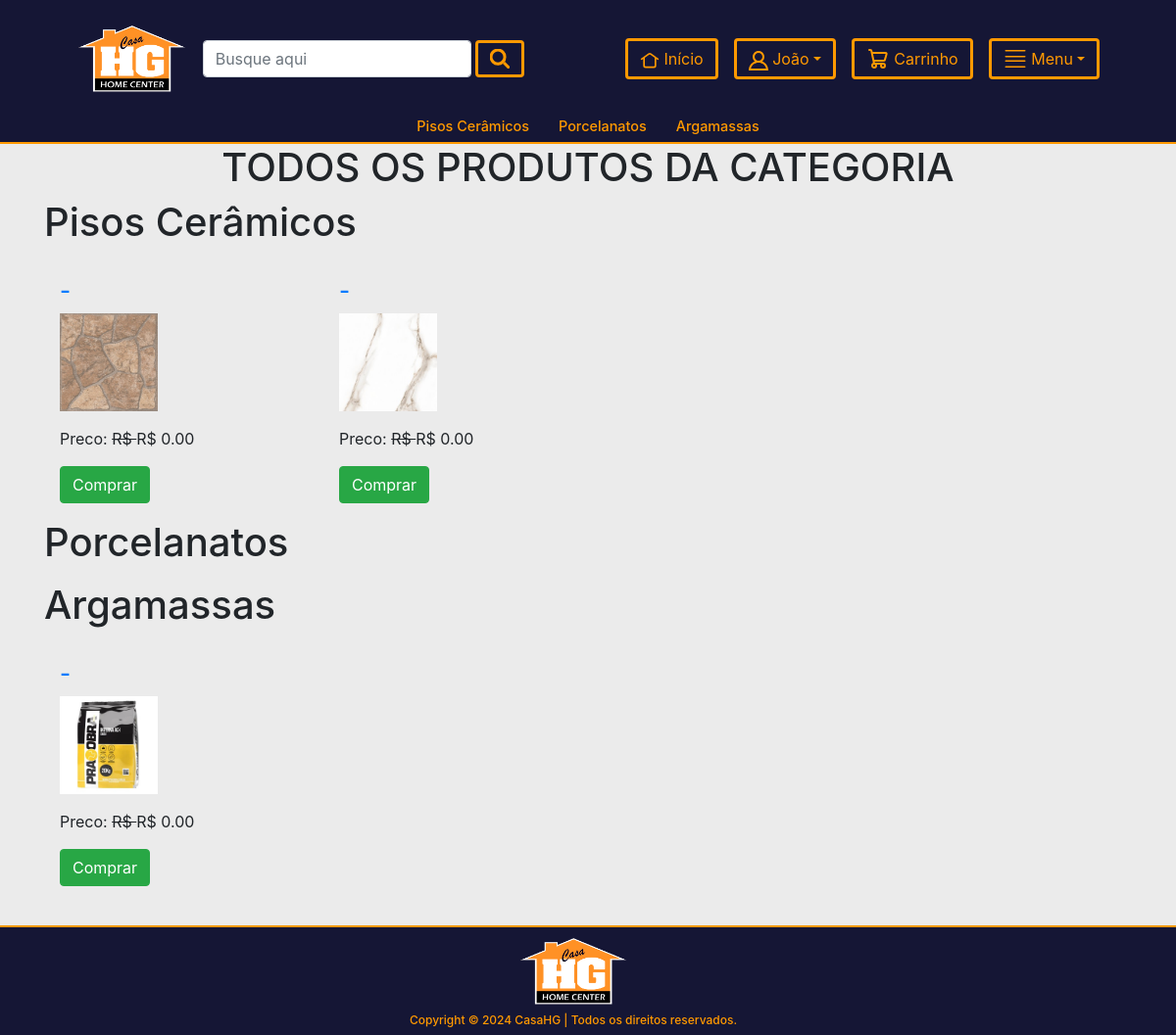
The app's page /todos-produtos/ (signed in), older data.
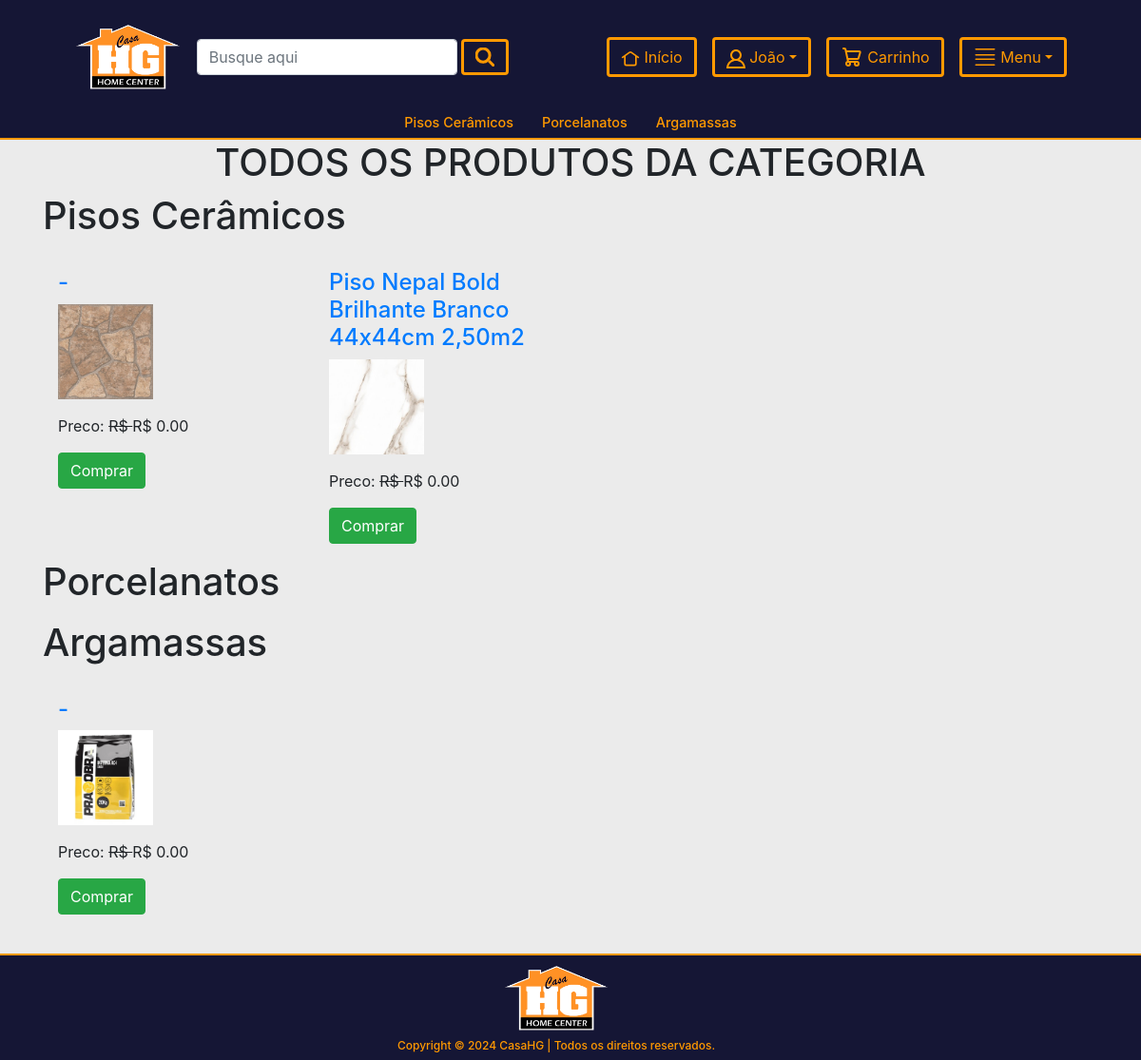
The same page, newer data.
### app/models.py (models this page shows, shortened)
class Produto(models.Model):
    codigo = models.CharField(max_length=10) #codigo interno consistente com sistema
    descricao = models.CharField(max_length=200)
    codigo_GTIN = models.CharField(max_length=14) #se o produto não tiver codigo GTIN cadastrado, usar codigo interno
    preco_unitario_bruto = models.DecimalField(max_digits=10, decimal_places=2) #preço cheio, sem desconto
    desconto_dinheiro = models.DecimalField(max_digits=10, decimal_places=2) # em %, percentual de desconto para pagamento em dinheiro, aplicado no preco_unitario_bruto
    desconto_retira = models.DecimalField(max_digits=10,decimal_places=2)  # em %, percentual de desconto para compras para retirada no depósito, aplicado no preco_unitario_bruto
    unidade = models.CharField(max_length=30,default="un") #unidade em que o produto é comercializado
    fechamento_embalagem = models.DecimalField(max_digits=10, decimal_places=2, default=1.00)
    em_estoque = models.BooleanField(default=True)
    slug = models.SlugField(unique=True)
    Categoria = models.ForeignKey(Categoria,on_delete=models.CASCADE)
    titulo = models.CharField(max_length=200)
    image = models.ImageField(upload_to="produtos")
    venda = models.DecimalField(max_digits=10, decimal_places=2)
    garantia = models.CharField(max_length=300,null=True,blank=True)
    return_devolucao = models.CharField(max_length=300,null=True,blank=True)
    visualizacao = models.PositiveIntegerField(default=0)
    quantidade_vendas = models.PositiveIntegerField(default=0)
    num_fotos = models.SmallIntegerField(default=1,null=True,blank=True)

### app/views.py (the view)
# urls.py: path("todos-produtos/",TodosProdutosView.as_view(),name="Todosprodutos"),
class TodosProdutosView(LojaMixin, BaseContextMixin, TemplateView):
    template_name = "todos-produtos.html"
    def get_context_data(self, **kwargs):
        context = super().get_context_data(**kwargs)
        return context

### app/context_processors.py (called while the page is built)
def add_empresa_to_context(request):
    return {'empresa': Empresa.objects.first(), 'debug_var': 'Debug Variable'}

### app/views.py (called while the page is built)
    def dispatch(self,request,*args,**kwargs):
        carro_id = request.session.get("carro_id")
        if carro_id:
            carro_obj = Carro.objects.get(id=carro_id)
            if request.user.is_authenticated and request.user.cliente:
                carro_obj.cliente = request.user.cliente
                carro_obj.save()
        else:
            carro_obj = Carro.objects.create(total=0)
            carro_obj.save()
            self.request.session['carro_id'] = carro_obj.id
        return super().dispatch(request,*args,**kwargs)

    def get_context_data(self, **kwargs):
        context = super().get_context_data(**kwargs)
        context['todoscategorias'] = Categoria.objects.all()
        context['footer'] = Empresa.objects.all()
        return context

### templates/todos-produtos.html (shortened to what this page needs)
{% extends 'base.html' %}
{% load static %}
{% block content %}
<section class="container">
    <h1 class="text-center">TODOS OS PRODUTOS DA CATEGORIA</h1>
    {% for cat in todoscategorias %}
    <h1>{{cat.titulo}}</h1>
    <div class="row mt-3">
        {%for p in cat.produto_set.all%}
        <div class="col-lg-3 col-md-4 col-sm-6">
            <div class = "m-3">
                <h4><a href="{% url 'lojaapp:produtodetalhe' p.slug %}">{{p.titulo}}</a></h4>
                <img style="height:100px; object-fit:cover;" class="zoom-effect img-fluid" src="{{p.image.url}}" alt="">
                <p class="mt-3">Preco: <strike> R$ {{p.preco_mercado}}</strike> R$ {{p.venda}}</p>
                <a href="" class="btn btn-success">Comprar</a>
            </div>
        </div>
        {% endfor %}
    </div>
    {% endfor %}
</section>
{% endblock %}

Row changes from the older to the newer data that the page shows:
changed Produto: titulo "-" → "Piso Nepal Bold Brilhante Branco 44x44cm 2,50m2"
